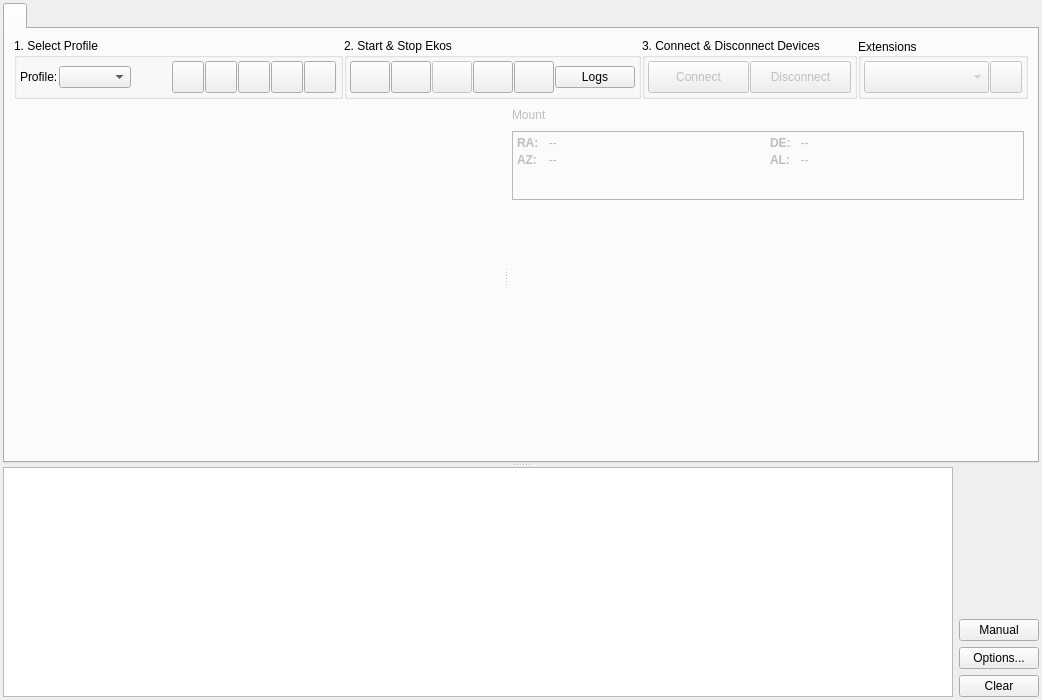
<?xml version='1.0' encoding='utf-8'?>
<ui version="4.0">
 <class>Manager</class>
 <widget class="QWidget" name="Manager">
  <property name="geometry">
   <rect>
    <x>0</x>
    <y>0</y>
    <width>700</width>
    <height>700</height>
   </rect>
  </property>
  <property name="sizePolicy">
   <sizepolicy hsizetype="MinimumExpanding" vsizetype="MinimumExpanding">
    <horstretch>0</horstretch>
    <verstretch>0</verstretch>
   </sizepolicy>
  </property>
  <property name="minimumSize">
   <size>
    <width>0</width>
    <height>0</height>
   </size>
  </property>
  <property name="maximumSize">
   <size>
    <width>16777215</width>
    <height>16777215</height>
   </size>
  </property>
  <property name="baseSize">
   <size>
    <width>0</width>
    <height>0</height>
   </size>
  </property>
  <property name="windowTitle">
   <string>Ekos</string>
  </property>
  <layout class="QVBoxLayout" name="verticalLayout_3">
   <property name="spacing">
    <number>1</number>
   </property>
   <property name="leftMargin">
    <number>3</number>
   </property>
   <property name="topMargin">
    <number>3</number>
   </property>
   <property name="rightMargin">
    <number>3</number>
   </property>
   <property name="bottomMargin">
    <number>3</number>
   </property>
   <item>
    <widget class="QSplitter" name="splitter">
     <property name="sizePolicy">
      <sizepolicy hsizetype="MinimumExpanding" vsizetype="MinimumExpanding">
       <horstretch>0</horstretch>
       <verstretch>0</verstretch>
      </sizepolicy>
     </property>
     <property name="minimumSize">
      <size>
       <width>0</width>
       <height>0</height>
      </size>
     </property>
     <property name="orientation">
      <enum>Qt::Vertical</enum>
     </property>
     <property name="childrenCollapsible">
      <bool>false</bool>
     </property>
     <widget class="QTabWidget" name="toolsWidget">
      <property name="sizePolicy">
       <sizepolicy hsizetype="MinimumExpanding" vsizetype="Ignored">
        <horstretch>0</horstretch>
        <verstretch>0</verstretch>
       </sizepolicy>
      </property>
      <property name="minimumSize">
       <size>
        <width>0</width>
        <height>0</height>
       </size>
      </property>
      <property name="currentIndex">
       <number>0</number>
      </property>
      <widget class="QWidget" name="setupTab">
       <attribute name="title">
        <string />
       </attribute>
       <layout class="QVBoxLayout" name="verticalLayout" stretch="0,1">
        <property name="spacing">
         <number>0</number>
        </property>
        <item>
         <layout class="QHBoxLayout" name="ekosGroup">
          <property name="spacing">
           <number>1</number>
          </property>
          <item>
           <widget class="QGroupBox" name="profileGroup">
            <property name="title">
             <string>1. Select Profile</string>
            </property>
            <layout class="QHBoxLayout" name="horizontalLayout_6">
             <property name="spacing">
              <number>1</number>
             </property>
             <property name="leftMargin">
              <number>3</number>
             </property>
             <property name="topMargin">
              <number>3</number>
             </property>
             <property name="rightMargin">
              <number>3</number>
             </property>
             <property name="bottomMargin">
              <number>3</number>
             </property>
             <item>
              <widget class="QLabel" name="label">
               <property name="text">
                <string>Profile:</string>
               </property>
              </widget>
             </item>
             <item>
              <widget class="QComboBox" name="profileCombo">
               <property name="sizePolicy">
                <sizepolicy hsizetype="Minimum" vsizetype="Fixed">
                 <horstretch>0</horstretch>
                 <verstretch>0</verstretch>
                </sizepolicy>
               </property>
               <property name="sizeAdjustPolicy">
                <enum>QComboBox::AdjustToContentsOnFirstShow</enum>
               </property>
              </widget>
             </item>
             <item>
              <spacer name="profileSpacer">
               <property name="orientation">
                <enum>Qt::Horizontal</enum>
               </property>
               <property name="sizeHint" stdset="0">
                <size>
                 <width>40</width>
                 <height>20</height>
                </size>
               </property>
              </spacer>
             </item>
             <item>
              <widget class="QPushButton" name="addProfileB">
               <property name="sizePolicy">
                <sizepolicy hsizetype="Fixed" vsizetype="Fixed">
                 <horstretch>0</horstretch>
                 <verstretch>0</verstretch>
                </sizepolicy>
               </property>
               <property name="minimumSize">
                <size>
                 <width>32</width>
                 <height>32</height>
                </size>
               </property>
               <property name="maximumSize">
                <size>
                 <width>32</width>
                 <height>32</height>
                </size>
               </property>
               <property name="toolTip">
                <string>Add profile...</string>
               </property>
               <property name="statusTip">
                <string />
               </property>
               <property name="text">
                <string />
               </property>
               <property name="iconSize">
                <size>
                 <width>32</width>
                 <height>32</height>
                </size>
               </property>
              </widget>
             </item>
             <item>
              <widget class="QPushButton" name="editProfileB">
               <property name="sizePolicy">
                <sizepolicy hsizetype="Fixed" vsizetype="Fixed">
                 <horstretch>0</horstretch>
                 <verstretch>0</verstretch>
                </sizepolicy>
               </property>
               <property name="minimumSize">
                <size>
                 <width>32</width>
                 <height>32</height>
                </size>
               </property>
               <property name="maximumSize">
                <size>
                 <width>32</width>
                 <height>32</height>
                </size>
               </property>
               <property name="toolTip">
                <string>Edit profile...</string>
               </property>
               <property name="statusTip">
                <string />
               </property>
               <property name="text">
                <string />
               </property>
               <property name="iconSize">
                <size>
                 <width>32</width>
                 <height>32</height>
                </size>
               </property>
              </widget>
             </item>
             <item>
              <widget class="QPushButton" name="deleteProfileB">
               <property name="sizePolicy">
                <sizepolicy hsizetype="Fixed" vsizetype="Fixed">
                 <horstretch>0</horstretch>
                 <verstretch>0</verstretch>
                </sizepolicy>
               </property>
               <property name="minimumSize">
                <size>
                 <width>32</width>
                 <height>32</height>
                </size>
               </property>
               <property name="maximumSize">
                <size>
                 <width>32</width>
                 <height>32</height>
                </size>
               </property>
               <property name="toolTip">
                <string>Remove profile</string>
               </property>
               <property name="statusTip">
                <string />
               </property>
               <property name="text">
                <string />
               </property>
               <property name="iconSize">
                <size>
                 <width>32</width>
                 <height>32</height>
                </size>
               </property>
              </widget>
             </item>
             <item>
              <widget class="QPushButton" name="customDriversB">
               <property name="minimumSize">
                <size>
                 <width>32</width>
                 <height>32</height>
                </size>
               </property>
               <property name="maximumSize">
                <size>
                 <width>32</width>
                 <height>32</height>
                </size>
               </property>
               <property name="toolTip">
                <string>Custom Drivers...</string>
               </property>
               <property name="text">
                <string />
               </property>
               <property name="iconSize">
                <size>
                 <width>32</width>
                 <height>32</height>
                </size>
               </property>
              </widget>
             </item>
             <item>
              <widget class="QPushButton" name="wizardProfileB">
               <property name="minimumSize">
                <size>
                 <width>32</width>
                 <height>32</height>
                </size>
               </property>
               <property name="maximumSize">
                <size>
                 <width>32</width>
                 <height>32</height>
                </size>
               </property>
               <property name="toolTip">
                <string>Launch Ekos Profile Wizard...</string>
               </property>
               <property name="text">
                <string />
               </property>
               <property name="iconSize">
                <size>
                 <width>32</width>
                 <height>32</height>
                </size>
               </property>
              </widget>
             </item>
             <item>
              <spacer name="horizontalSpacer_2">
               <property name="orientation">
                <enum>Qt::Horizontal</enum>
               </property>
               <property name="sizeType">
                <enum>QSizePolicy::Minimum</enum>
               </property>
               <property name="sizeHint" stdset="0">
                <size>
                 <width>1</width>
                 <height>20</height>
                </size>
               </property>
              </spacer>
             </item>
            </layout>
           </widget>
          </item>
          <item>
           <widget class="QGroupBox" name="groupBox_2">
            <property name="title">
             <string>2. Start &amp;&amp; Stop Ekos</string>
            </property>
            <layout class="QHBoxLayout" name="horizontalLayout_5">
             <property name="spacing">
              <number>1</number>
             </property>
             <property name="leftMargin">
              <number>3</number>
             </property>
             <property name="topMargin">
              <number>3</number>
             </property>
             <property name="rightMargin">
              <number>3</number>
             </property>
             <property name="bottomMargin">
              <number>3</number>
             </property>
             <item>
              <layout class="QHBoxLayout" name="horizontalLayout_3">
               <property name="spacing">
                <number>1</number>
               </property>
               <item>
                <widget class="QPushButton" name="processINDIB">
                 <property name="enabled">
                  <bool>true</bool>
                 </property>
                 <property name="minimumSize">
                  <size>
                   <width>32</width>
                   <height>32</height>
                  </size>
                 </property>
                 <property name="text">
                  <string />
                 </property>
                 <property name="iconSize">
                  <size>
                   <width>32</width>
                   <height>32</height>
                  </size>
                 </property>
                </widget>
               </item>
               <item>
                <widget class="QPushButton" name="ekosLiveB">
                 <property name="enabled">
                  <bool>true</bool>
                 </property>
                 <property name="minimumSize">
                  <size>
                   <width>32</width>
                   <height>32</height>
                  </size>
                 </property>
                 <property name="toolTip">
                  <string>Ekos Live...</string>
                 </property>
                 <property name="text">
                  <string />
                 </property>
                 <property name="icon">
                  <iconset theme="folder-cloud" />
                 </property>
                 <property name="iconSize">
                  <size>
                   <width>32</width>
                   <height>32</height>
                  </size>
                 </property>
                </widget>
               </item>
               <item>
                <widget class="QPushButton" name="indiControlPanelB">
                 <property name="enabled">
                  <bool>false</bool>
                 </property>
                 <property name="minimumSize">
                  <size>
                   <width>32</width>
                   <height>32</height>
                  </size>
                 </property>
                 <property name="toolTip">
                  <string>INDI Control Panel...</string>
                 </property>
                 <property name="text">
                  <string />
                 </property>
                 <property name="icon">
                  <iconset theme="kstars_indi" />
                 </property>
                 <property name="iconSize">
                  <size>
                   <width>32</width>
                   <height>32</height>
                  </size>
                 </property>
                </widget>
               </item>
               <item>
                <widget class="QPushButton" name="portSelectorB">
                 <property name="enabled">
                  <bool>true</bool>
                 </property>
                 <property name="minimumSize">
                  <size>
                   <width>32</width>
                   <height>32</height>
                  </size>
                 </property>
                 <property name="toolTip">
                  <string>&lt;html&gt;&lt;head/&gt;&lt;body&gt;&lt;p&gt;Devices Port Selector...&lt;/p&gt;&lt;/body&gt;&lt;/html&gt;</string>
                 </property>
                 <property name="text">
                  <string />
                 </property>
                 <property name="icon">
                  <iconset theme="drive-removable-media" />
                 </property>
                 <property name="iconSize">
                  <size>
                   <width>32</width>
                   <height>32</height>
                  </size>
                 </property>
                </widget>
               </item>
               <item>
                <widget class="QPushButton" name="optionsB">
                 <property name="enabled">
                  <bool>true</bool>
                 </property>
                 <property name="minimumSize">
                  <size>
                   <width>32</width>
                   <height>32</height>
                  </size>
                 </property>
                 <property name="toolTip">
                  <string>Ekos Options...</string>
                 </property>
                 <property name="text">
                  <string />
                 </property>
                 <property name="icon">
                  <iconset theme="configure" />
                 </property>
                 <property name="iconSize">
                  <size>
                   <width>32</width>
                   <height>32</height>
                  </size>
                 </property>
                </widget>
               </item>
               <item>
                <widget class="QPushButton" name="logsB">
                 <property name="toolTip">
                  <string>Logs to diagnose issues with Ekos and INDI.</string>
                 </property>
                 <property name="text">
                  <string>Logs</string>
                 </property>
                 <property name="iconSize">
                  <size>
                   <width>32</width>
                   <height>32</height>
                  </size>
                 </property>
                </widget>
               </item>
              </layout>
             </item>
            </layout>
           </widget>
          </item>
          <item>
           <widget class="QGroupBox" name="groupBox_3">
            <property name="sizePolicy">
             <sizepolicy hsizetype="Preferred" vsizetype="Preferred">
              <horstretch>0</horstretch>
              <verstretch>1</verstretch>
             </sizepolicy>
            </property>
            <property name="title">
             <string>3. Connect &amp;&amp; Disconnect Devices</string>
            </property>
            <layout class="QVBoxLayout" name="verticalLayout_8">
             <property name="spacing">
              <number>1</number>
             </property>
             <property name="leftMargin">
              <number>3</number>
             </property>
             <property name="topMargin">
              <number>3</number>
             </property>
             <property name="rightMargin">
              <number>3</number>
             </property>
             <property name="bottomMargin">
              <number>3</number>
             </property>
             <item>
              <layout class="QHBoxLayout" name="horizontalLayout_4">
               <property name="spacing">
                <number>1</number>
               </property>
               <item>
                <widget class="QPushButton" name="connectB">
                 <property name="enabled">
                  <bool>false</bool>
                 </property>
                 <property name="minimumSize">
                  <size>
                   <width>32</width>
                   <height>32</height>
                  </size>
                 </property>
                 <property name="text">
                  <string>Connect</string>
                 </property>
                </widget>
               </item>
               <item>
                <widget class="QPushButton" name="disconnectB">
                 <property name="enabled">
                  <bool>false</bool>
                 </property>
                 <property name="minimumSize">
                  <size>
                   <width>32</width>
                   <height>32</height>
                  </size>
                 </property>
                 <property name="text">
                  <string>Disconnect</string>
                 </property>
                </widget>
               </item>
              </layout>
             </item>
            </layout>
           </widget>
          </item>
          <item>
           <widget class="QGroupBox" name="groupBox_4">
            <property name="sizePolicy">
             <sizepolicy hsizetype="Preferred" vsizetype="Preferred">
              <horstretch>0</horstretch>
              <verstretch>1</verstretch>
             </sizepolicy>
            </property>
            <property name="minimumSize">
             <size>
              <width>170</width>
              <height>0</height>
             </size>
            </property>
            <property name="maximumSize">
             <size>
              <width>170</width>
              <height>16777215</height>
             </size>
            </property>
            <property name="title">
             <string>Extensions</string>
            </property>
            <property name="alignment">
             <set>Qt::AlignLeading|Qt::AlignLeft|Qt::AlignVCenter</set>
            </property>
            <layout class="QVBoxLayout" name="verticalLayout_5">
             <property name="spacing">
              <number>1</number>
             </property>
             <property name="leftMargin">
              <number>3</number>
             </property>
             <property name="topMargin">
              <number>3</number>
             </property>
             <property name="rightMargin">
              <number>3</number>
             </property>
             <property name="bottomMargin">
              <number>3</number>
             </property>
             <item>
              <layout class="QHBoxLayout" name="horizontalLayout_2" stretch="0,0">
               <property name="spacing">
                <number>1</number>
               </property>
               <property name="bottomMargin">
                <number>0</number>
               </property>
               <item>
                <widget class="QComboBox" name="extensionCombo">
                 <property name="enabled">
                  <bool>false</bool>
                 </property>
                 <property name="sizePolicy">
                  <sizepolicy hsizetype="MinimumExpanding" vsizetype="Fixed">
                   <horstretch>0</horstretch>
                   <verstretch>0</verstretch>
                  </sizepolicy>
                 </property>
                 <property name="minimumSize">
                  <size>
                   <width>120</width>
                   <height>32</height>
                  </size>
                 </property>
                 <property name="maximumSize">
                  <size>
                   <width>200</width>
                   <height>16777215</height>
                  </size>
                 </property>
                </widget>
               </item>
               <item>
                <widget class="QPushButton" name="extensionB">
                 <property name="enabled">
                  <bool>false</bool>
                 </property>
                 <property name="sizePolicy">
                  <sizepolicy hsizetype="Minimum" vsizetype="Fixed">
                   <horstretch>0</horstretch>
                   <verstretch>0</verstretch>
                  </sizepolicy>
                 </property>
                 <property name="minimumSize">
                  <size>
                   <width>32</width>
                   <height>32</height>
                  </size>
                 </property>
                 <property name="maximumSize">
                  <size>
                   <width>32</width>
                   <height>32</height>
                  </size>
                 </property>
                 <property name="toolTip">
                  <string>Start selected extension</string>
                 </property>
                 <property name="text">
                  <string />
                 </property>
                 <property name="iconSize">
                  <size>
                   <width>30</width>
                   <height>30</height>
                  </size>
                 </property>
                </widget>
               </item>
              </layout>
             </item>
            </layout>
           </widget>
          </item>
         </layout>
        </item>
        <item>
         <widget class="QSplitter" name="deviceSplitter">
          <property name="orientation">
           <enum>Qt::Horizontal</enum>
          </property>
          <widget class="CapturePreviewWidget" name="capturePreview" native="true">
           <property name="enabled">
            <bool>false</bool>
           </property>
          </widget>
          <widget class="QWidget" name="rightLayoutWidget">
           <layout class="QVBoxLayout" name="rightLayout" stretch="0,1,1">
            <property name="spacing">
             <number>6</number>
            </property>
            <property name="leftMargin">
             <number>4</number>
            </property>
            <property name="topMargin">
             <number>4</number>
            </property>
            <property name="rightMargin">
             <number>4</number>
            </property>
            <property name="bottomMargin">
             <number>4</number>
            </property>
            <item>
             <widget class="QWidget" name="mountGroup" native="true">
              <property name="enabled">
               <bool>false</bool>
              </property>
              <property name="autoFillBackground">
               <bool>false</bool>
              </property>
              <layout class="QVBoxLayout" name="mountGroupLayout" stretch="0,0,1">
               <property name="spacing">
                <number>4</number>
               </property>
               <property name="leftMargin">
                <number>0</number>
               </property>
               <property name="topMargin">
                <number>0</number>
               </property>
               <property name="rightMargin">
                <number>0</number>
               </property>
               <property name="bottomMargin">
                <number>0</number>
               </property>
               <item>
                <layout class="QHBoxLayout" name="mountStatusLayout" stretch="0,1,0">
                 <property name="spacing">
                  <number>2</number>
                 </property>
                 <item>
                  <widget class="QLabel" name="mountLabel">
                   <property name="minimumSize">
                    <size>
                     <width>0</width>
                     <height>24</height>
                    </size>
                   </property>
                   <property name="text">
                    <string>Mount</string>
                   </property>
                   <property name="textFormat">
                    <enum>Qt::AutoText</enum>
                   </property>
                   <property name="margin">
                    <number>2</number>
                   </property>
                  </widget>
                 </item>
                 <item>
                  <spacer name="horizontalSpacer_3">
                   <property name="orientation">
                    <enum>Qt::Horizontal</enum>
                   </property>
                   <property name="sizeHint" stdset="0">
                    <size>
                     <width>40</width>
                     <height>20</height>
                    </size>
                   </property>
                  </spacer>
                 </item>
                 <item>
                  <widget class="Ekos::LedStatusWidget" name="mountStatus" native="true">
                   <property name="minimumSize">
                    <size>
                     <width>20</width>
                     <height>0</height>
                    </size>
                   </property>
                  </widget>
                 </item>
                </layout>
               </item>
               <item>
                <widget class="QFrame" name="mountMotionFrame">
                 <property name="frameShape">
                  <enum>QFrame::StyledPanel</enum>
                 </property>
                 <property name="frameShadow">
                  <enum>QFrame::Sunken</enum>
                 </property>
                 <layout class="QVBoxLayout" name="verticalLayout_2">
                  <property name="spacing">
                   <number>4</number>
                  </property>
                  <property name="leftMargin">
                   <number>4</number>
                  </property>
                  <property name="topMargin">
                   <number>4</number>
                  </property>
                  <property name="rightMargin">
                   <number>4</number>
                  </property>
                  <property name="bottomMargin">
                   <number>4</number>
                  </property>
                  <item>
                   <layout class="QGridLayout" name="mountPosLayout" columnstretch="0,1,0,1">
                    <property name="spacing">
                     <number>3</number>
                    </property>
                    <item row="1" column="2">
                     <widget class="QLabel" name="altLabel">
                      <property name="font">
                       <font>
                        <bold>true</bold>
                       </font>
                      </property>
                      <property name="toolTip">
                       <string>Altitude</string>
                      </property>
                      <property name="text">
                       <string>AL:</string>
                      </property>
                     </widget>
                    </item>
                    <item row="1" column="0">
                     <widget class="QLabel" name="azLabel">
                      <property name="font">
                       <font>
                        <bold>true</bold>
                       </font>
                      </property>
                      <property name="toolTip">
                       <string>Azimuth</string>
                      </property>
                      <property name="text">
                       <string>AZ:</string>
                      </property>
                     </widget>
                    </item>
                    <item row="0" column="2">
                     <widget class="QLabel" name="decLabel">
                      <property name="font">
                       <font>
                        <bold>true</bold>
                       </font>
                      </property>
                      <property name="toolTip">
                       <string>Declination</string>
                      </property>
                      <property name="text">
                       <string>DE:</string>
                      </property>
                     </widget>
                    </item>
                    <item row="0" column="0">
                     <widget class="QLabel" name="raLabel">
                      <property name="font">
                       <font>
                        <bold>true</bold>
                       </font>
                      </property>
                      <property name="toolTip">
                       <string>Right Ascension</string>
                      </property>
                      <property name="text">
                       <string>RA:</string>
                      </property>
                     </widget>
                    </item>
                    <item row="0" column="1">
                     <widget class="QLabel" name="raOUT">
                      <property name="text">
                       <string>  --</string>
                      </property>
                      <property name="alignment">
                       <set>Qt::AlignLeading|Qt::AlignLeft|Qt::AlignVCenter</set>
                      </property>
                     </widget>
                    </item>
                    <item row="0" column="3">
                     <widget class="QLabel" name="decOUT">
                      <property name="text">
                       <string>  --</string>
                      </property>
                      <property name="alignment">
                       <set>Qt::AlignLeading|Qt::AlignLeft|Qt::AlignVCenter</set>
                      </property>
                     </widget>
                    </item>
                    <item row="1" column="1">
                     <widget class="QLabel" name="azOUT">
                      <property name="text">
                       <string>  --</string>
                      </property>
                      <property name="alignment">
                       <set>Qt::AlignLeading|Qt::AlignLeft|Qt::AlignVCenter</set>
                      </property>
                     </widget>
                    </item>
                    <item row="1" column="3">
                     <widget class="QLabel" name="altOUT">
                      <property name="text">
                       <string>  --</string>
                      </property>
                      <property name="alignment">
                       <set>Qt::AlignLeading|Qt::AlignLeft|Qt::AlignVCenter</set>
                      </property>
                     </widget>
                    </item>
                   </layout>
                  </item>
                  <item>
                   <layout class="QHBoxLayout" name="meridianFlipLayout" stretch="0,1">
                    <item>
                     <widget class="Ekos::MeridianFlipStatusWidget" name="meridianFlipStatusWidget" native="true">
                      <property name="minimumSize">
                       <size>
                        <width>48</width>
                        <height>24</height>
                       </size>
                      </property>
                      <property name="font">
                       <font>
                        <italic>false</italic>
                       </font>
                      </property>
                     </widget>
                    </item>
                    <item>
                     <spacer name="horizontalSpacer">
                      <property name="orientation">
                       <enum>Qt::Horizontal</enum>
                      </property>
                      <property name="sizeHint" stdset="0">
                       <size>
                        <width>40</width>
                        <height>20</height>
                       </size>
                      </property>
                     </spacer>
                    </item>
                   </layout>
                  </item>
                 </layout>
                </widget>
               </item>
               <item>
                <spacer name="verticalSpacer_2">
                 <property name="orientation">
                  <enum>Qt::Vertical</enum>
                 </property>
                 <property name="sizeHint" stdset="0">
                  <size>
                   <width>10</width>
                   <height>10</height>
                  </size>
                 </property>
                </spacer>
               </item>
              </layout>
             </widget>
            </item>
            <item>
             <widget class="Ekos::FocusProgressWidget" name="focusProgressWidget" native="true" />
            </item>
            <item>
             <widget class="Ekos::GuideManager" name="guideManager" native="true" />
            </item>
           </layout>
          </widget>
         </widget>
        </item>
       </layout>
      </widget>
     </widget>
     <widget class="QWidget" name="layoutWidget">
      <layout class="QHBoxLayout" name="bottomLayout">
       <item>
        <widget class="QPlainTextEdit" name="ekosLogOut">
         <property name="sizePolicy">
          <sizepolicy hsizetype="Expanding" vsizetype="Ignored">
           <horstretch>0</horstretch>
           <verstretch>0</verstretch>
          </sizepolicy>
         </property>
         <property name="minimumSize">
          <size>
           <width>0</width>
           <height>50</height>
          </size>
         </property>
         <property name="maximumSize">
          <size>
           <width>16777215</width>
           <height>16777215</height>
          </size>
         </property>
         <property name="sizeAdjustPolicy">
          <enum>QAbstractScrollArea::AdjustToContents</enum>
         </property>
         <property name="readOnly">
          <bool>true</bool>
         </property>
        </widget>
       </item>
       <item>
        <layout class="QVBoxLayout" name="verticalLayout_4">
         <item>
          <spacer name="verticalSpacer">
           <property name="orientation">
            <enum>Qt::Vertical</enum>
           </property>
           <property name="sizeHint" stdset="0">
            <size>
             <width>20</width>
             <height>40</height>
            </size>
           </property>
          </spacer>
         </item>
         <item alignment="Qt::AlignHCenter">
          <widget class="QPushButton" name="helpB">
           <property name="sizePolicy">
            <sizepolicy hsizetype="Minimum" vsizetype="Fixed">
             <horstretch>0</horstretch>
             <verstretch>0</verstretch>
            </sizepolicy>
           </property>
           <property name="text">
            <string comment="opens handbook">Manual</string>
           </property>
          </widget>
         </item>
         <item>
          <widget class="QPushButton" name="ekosOptionsB">
           <property name="toolTip">
            <string>Advanced Ekos Options</string>
           </property>
           <property name="text">
            <string>Options...</string>
           </property>
          </widget>
         </item>
         <item>
          <widget class="QPushButton" name="clearB">
           <property name="text">
            <string>Clear</string>
           </property>
          </widget>
         </item>
        </layout>
       </item>
      </layout>
     </widget>
    </widget>
   </item>
  </layout>
 </widget>
 <customwidgets>
  <customwidget>
   <class>Ekos::LedStatusWidget</class>
   <extends>QWidget</extends>
   <header>ekos/auxiliary/ledstatuswidget.h</header>
  </customwidget>
  <customwidget>
   <class>Ekos::MeridianFlipStatusWidget</class>
   <extends>QWidget</extends>
   <header>ekos/mount/meridianflipstatuswidget.h</header>
   <container>1</container>
  </customwidget>
  <customwidget>
   <class>Ekos::GuideManager</class>
   <extends>QWidget</extends>
   <header>ekos/manager/guidemanager.h</header>
   <container>1</container>
  </customwidget>
  <customwidget>
   <class>Ekos::FocusProgressWidget</class>
   <extends>QWidget</extends>
   <header>ekos/manager/focusprogresswidget.h</header>
   <container>1</container>
  </customwidget>
  <customwidget>
   <class>CapturePreviewWidget</class>
   <extends>QWidget</extends>
   <header>ekos/capture/capturepreviewwidget.h</header>
   <container>1</container>
  </customwidget>
 </customwidgets>
 <tabstops>
  <tabstop>processINDIB</tabstop>
  <tabstop>connectB</tabstop>
  <tabstop>disconnectB</tabstop>
  <tabstop>profileCombo</tabstop>
  <tabstop>addProfileB</tabstop>
  <tabstop>editProfileB</tabstop>
  <tabstop>deleteProfileB</tabstop>
  <tabstop>customDriversB</tabstop>
  <tabstop>wizardProfileB</tabstop>
  <tabstop>ekosLiveB</tabstop>
  <tabstop>optionsB</tabstop>
  <tabstop>ekosOptionsB</tabstop>
  <tabstop>clearB</tabstop>
  <tabstop>ekosLogOut</tabstop>
  <tabstop>toolsWidget</tabstop>
 </tabstops>
 <resources />
 <connections />
</ui>
